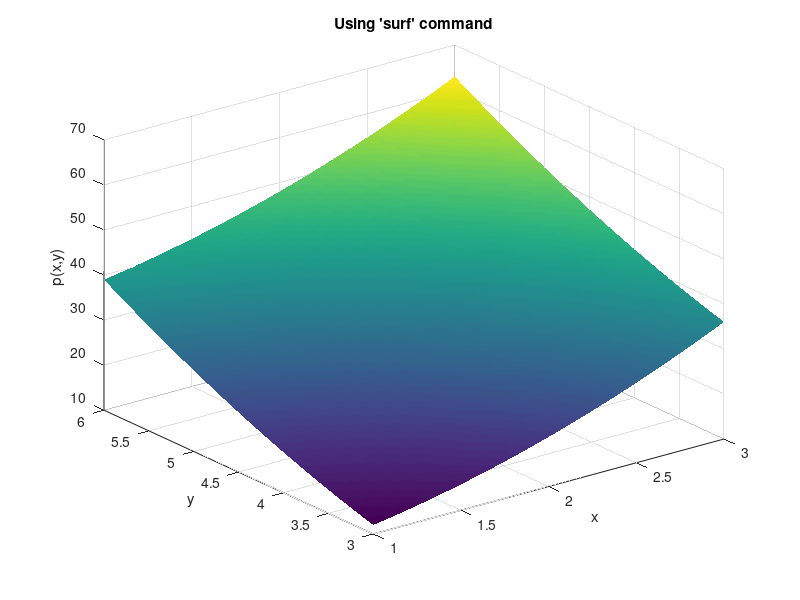
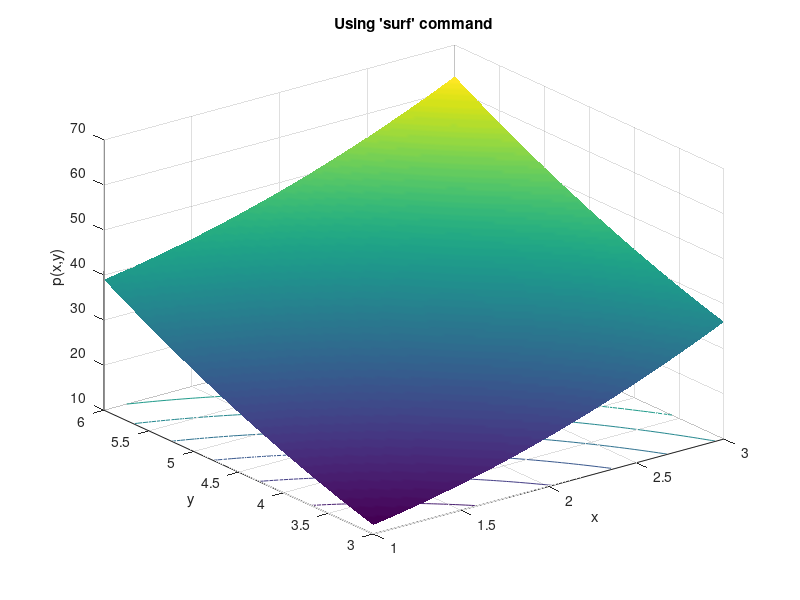

Reproduce these figures in MATLAB, in order.
%Christopher Lum
%lum@uw.edu
%
%Illustrate how to use surf and surfc.

%Version History    
%09/06/13: Created
%10/22/18: Minor update for documentation.

clear
clc
close all

%define x and y vectors
x = linspace(1, 3, 100);
y = linspace(3, 6, 100);

%Meshgrid these coordinates
[X, Y] = meshgrid(x,y);

%Define the function
P = 3*X.^2 + Y.^2;

%Plot the surface using 'surf'
figure
surf(X, Y, P)
shading interp
xlabel('x')
ylabel('y')
zlabel('p(x,y)')
title('Using ''surf'' command')
grid on

%We can also use the 'surfc' command
figure
surfc(X, Y, P)
shading interp
xlabel('x')
ylabel('y')
zlabel('p(x,y)')
title('Using ''surf'' command')
grid on

disp('DONE!')
